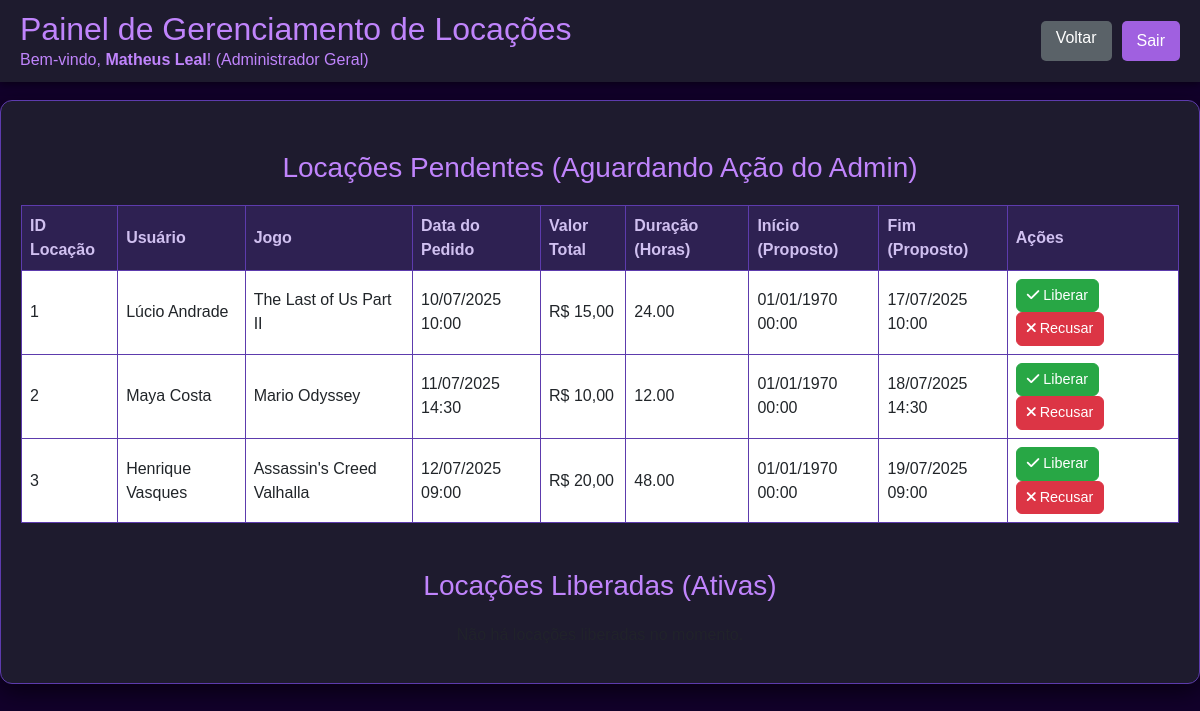
Screenshot of /PHP/liberar_locacoes.php (signed in) with the database file from the repository.
### tables this page shows
CREATE TABLE cargo (
    pk_cargo INT AUTO_INCREMENT PRIMARY KEY,
    nome_cargo VARCHAR(50) NOT NULL,
    nivel_cargo INT NOT NULL
);

CREATE TABLE locacoes_pendentes (
    id INT AUTO_INCREMENT PRIMARY KEY,
    usuario_id INT NOT NULL,
    jogo_id INT NOT NULL,
    data_pedido DATETIME DEFAULT CURRENT_TIMESTAMP,
    data_expiracao DATETIME,
    data_liberacao DATETIME,
    status ENUM('pendente', 'liberado', 'recusado') DEFAULT 'pendente',
    FOREIGN KEY (usuario_id) REFERENCES usuario(pk_usuario),
    FOREIGN KEY (jogo_id) REFERENCES jogo(pk_jogo)
);

CREATE TABLE usuario (
    pk_usuario INT AUTO_INCREMENT PRIMARY KEY,
    nome_user VARCHAR(40) NOT NULL,
    email_user VARCHAR(40) NOT NULL UNIQUE,
    senha_user VARCHAR(255) NOT NULL,
    data_criacao DATETIME,
    senha_temporaria BOOLEAN DEFAULT FALSE,
    foto_perfil VARCHAR(255) NULL
);

CREATE TABLE jogo (
    pk_jogo INT AUTO_INCREMENT PRIMARY KEY,
    nome_jogo VARCHAR(100) NOT NULL,
    data_lanc DATE NOT NULL,
    desenvolvedora VARCHAR(150),
    disponivel_locacao BOOLEAN DEFAULT TRUE,
    imagem_jogo VARCHAR(255) NULL,
    url_jogo VARCHAR(255) NULL
);

### php/liberar_locacoes.php (the view, shortened to what this page needs)
<?php
require_once 'conexao.php';
$fk_cargo = $_SESSION['fk_cargo'] ?? null;
$nomeCargo = '';
$nome = $_SESSION['adm'] ?? $_SESSION['usuario'];
if ($fk_cargo) {
    $stmt = $pdo->prepare("SELECT nome_cargo FROM cargo WHERE pk_cargo = :id");
    $stmt->bindParam(":id", $fk_cargo, PDO::PARAM_INT);
    $stmt->execute();
    if ($row = $stmt->fetch(PDO::FETCH_ASSOC)) {
        $nomeCargo = $row['nome_cargo'];
    }
}
$pdo->prepare("
    DELETE FROM locacoes_pendentes
    WHERE status = 'liberado'
      AND data_expiracao IS NOT NULL
      AND data_expiracao < NOW() - INTERVAL 1 HOUR
")->execute();
$stmt = $pdo->prepare("
    SELECT l.id, u.nome_user, j.nome_jogo, l.data_pedido, l.valor_total, l.duracao_horas, l.data_inicio, l.data_expiracao
    FROM locacoes_pendentes l
    JOIN usuario u ON l.usuario_id = u.pk_usuario
    JOIN jogo j ON l.jogo_id = j.pk_jogo
    WHERE l.status IN ('pendente', 'pago_aguardando_admin')
    ORDER BY l.data_pedido ASC
");
$stmt->execute();
$locacoes_pendentes = $stmt->fetchAll(PDO::FETCH_ASSOC);
$stmt = $pdo->prepare("
    SELECT l.id AS locacao_id, u.pk_usuario, u.nome_user, j.pk_jogo, j.nome_jogo, l.data_expiracao, l.duracao_horas
    FROM locacoes_pendentes l
    JOIN usuario u ON l.usuario_id = u.pk_usuario
    JOIN jogo j ON l.jogo_id = j.pk_jogo
    WHERE l.status = 'liberado'
    ORDER BY l.data_expiracao DESC
");
$stmt->execute();
$locacoes_liberadas = $stmt->fetchAll(PDO::FETCH_ASSOC);
?>
<!DOCTYPE html>
<html lang="pt-br">
<head>
    <link href="https://cdn.jsdelivr.net/npm/bootstrap@5.3.0-alpha1/dist/css/bootstrap.min.css" rel="stylesheet">
    <link rel="stylesheet" href="https://cdnjs.cloudflare.com/ajax/libs/font-awesome/6.0.0-beta3/css/all.min.css">
</head>
<body>
    <header>
        <div>
            <h2>Painel de Gerenciamento de Locações</h2>
            <span>Bem-vindo, <strong><?= htmlspecialchars($nome) ?></strong>! (<?= htmlspecialchars($nomeCargo ?: 'N/A') ?>)</span>
        </div>
        <div style="display: flex; gap: 10px;">
            <a href="adm.php" class="back-btn">Voltar</a> <form action="logout.php" method="post" style="margin:0;">
                <button class="logout-btn" type="submit">Sair</button>
            </form>
        </div>
    </header>
    <div class="container">
        <h3>Locações Pendentes (Aguardando Ação do Admin)</h3>
        <?php if (count($locacoes_pendentes) === 0): ?>
            <p class="text-center text-muted">Não há locações pendentes no momento.</p>
        <?php else: ?>
            <div class="table-responsive">
                <table class="table table-bordered table-hover">
                    <thead>
                        <tr>
                            <th>ID Locação</th>
                            <th>Usuário</th>
                            <th>Jogo</th>
                            <th>Data do Pedido</th>
                            <th>Valor Total</th>
                            <th>Duração (Horas)</th>
                            <th>Início (Proposto)</th>
                            <th>Fim (Proposto)</th>
                            <th>Ações</th>
                        </tr>
                    </thead>
                    <tbody>
                        <?php foreach ($locacoes_pendentes as $locacao): ?>
                            <tr>
                                <td><?= htmlspecialchars($locacao['id']) ?></td>
                                <td><?= htmlspecialchars($locacao['nome_user']) ?></td>
                                <td><?= htmlspecialchars($locacao['nome_jogo']) ?></td>
                                <td><?= date('d/m/Y H:i', strtotime($locacao['data_pedido'])) ?></td>
                                <td>R$ <?= number_format($locacao['valor_total'], 2, ',', '.') ?></td>
                                <td><?= number_format($locacao['duracao_horas'], 2) ?></td>
                                <td><?= date('d/m/Y H:i', strtotime($locacao['data_inicio'])) ?></td>
                                <td><?= date('d/m/Y H:i', strtotime($locacao['data_expiracao'])) ?></td>
                                <td>
                                    <form action="processar_liberacao.php" method="POST" style="display:inline-block;">
                                        <button type="button" class="btn btn-success btn-action btn-liberar-modal"
                                            data-locacao-id="<?= $locacao['id'] ?>"
                                            data-usuario="<?= htmlspecialchars($locacao['nome_user']) ?>"
                                            data-jogo="<?= htmlspecialchars($locacao['nome_jogo']) ?>"
                                            data-data-inicio="<?= htmlspecialchars($locacao['data_inicio']) ?>"
                                            data-data-fim="<?= htmlspecialchars($locacao['data_expiracao']) ?>">
                                            <i class="fas fa-check"></i> Liberar
                                        </button>
                                        <button type="submit" name="acao" value="recusar" class="btn btn-danger btn-action">
                                            <i class="fas fa-times"></i> Recusar
                                        </button>
                                    </form>
                                </td>
                            </tr>
                        <?php endforeach; ?>
                    </tbody>
                </table>
            </div>
        <?php endif; ?>
        <h3>Locações Liberadas (Ativas)</h3>
        <?php if (count($locacoes_liberadas) === 0): ?>
            <p class="text-center text-muted">Não há locações liberadas no momento.</p>
        <?php endif; ?>
    </div>
</body>
</html>

### php/liberar_locacoes.php (style rules this page uses)
body { font-family: 'Motiva Sans', sans-serif; background-color: #12002b; color: #f0e6ff; margin: 0; padding-top: 60px; }
header { background-color: #1e1b2e; color: #c084fc; padding: 10px 20px; display: flex; justify-content: space-between; align-items: center; position: fixed; top: 0; left: 0; width: 100%; box-shadow: 0 2px 8px rgba(0, 0, 0, 0.5); z-index: 1000; }
header h2 { margin: 0; color: #c084fc; }
.logout-btn { background-color: #a060e0; color: white; border: none; padding: 8px 15px; border-radius: 5px; cursor: pointer; transition: background-color 0.3s ease; }
.back-btn { background-color: #5a6268; color: white; border: none; padding: 8px 15px; border-radius: 5px; cursor: pointer; transition: background-color 0.3s ease; text-decoration: none; display: inline-block; line-height: normal; }
.container { max-width: 1200px; margin: 40px auto; padding: 20px; background: #1e1b2e; border-radius: 12px; box-shadow: 0 8px 24px rgba(0, 0, 0, 0.6); border: 1px solid #5d3bad; }
h3 { color: #c084fc; margin-top: 30px; margin-bottom: 20px; text-align: center; }
.table-responsive { margin-top: 20px; }
.table { color: #f0e6ff; border-color: #5d3bad; }
.table th, .table td { border-color: #5d3bad; vertical-align: middle; }
.table thead th { background-color: #2e2152; color: #d0c0f0; }
.table tbody tr:nth-child(even) { background-color: #261a40; }
.table tbody tr:nth-child(odd) { background-color: #1e1b2e; }
.btn-action { padding: 5px 10px; font-size: 0.9em; margin-right: 5px; }
.btn-success { background-color: #28a745; border-color: #28a745; }
.btn-danger { background-color: #dc3545; border-color: #dc3545; }

### rows the page displays
cargo: nome_cargo "Administrador Geral"
locacoes_pendentes: id "1", usuario.nome_user "Lúcio Andrade", jogo.nome_jogo "The Last of Us Part II", data_pedido "10/07/2025 10:00", valor_total "15,00", duracao_horas "24.00", data_inicio "01/01/1970 00:00", data_expiracao "17/07/2025 10:00"
locacoes_pendentes: id "2", usuario.nome_user "Maya Costa", jogo.nome_jogo "Mario Odyssey", data_pedido "11/07/2025 14:30", valor_total "10,00", duracao_horas "12.00", data_inicio "01/01/1970 00:00", data_expiracao "18/07/2025 14:30"
locacoes_pendentes: id "3", usuario.nome_user "Henrique Vasques", jogo.nome_jogo "Assassin's Creed Valhalla", data_pedido "12/07/2025 09:00", valor_total "20,00", duracao_horas "48.00", data_inicio "01/01/1970 00:00", data_expiracao "19/07/2025 09:00"

### other values shown
$nome "Matheus Leal"
